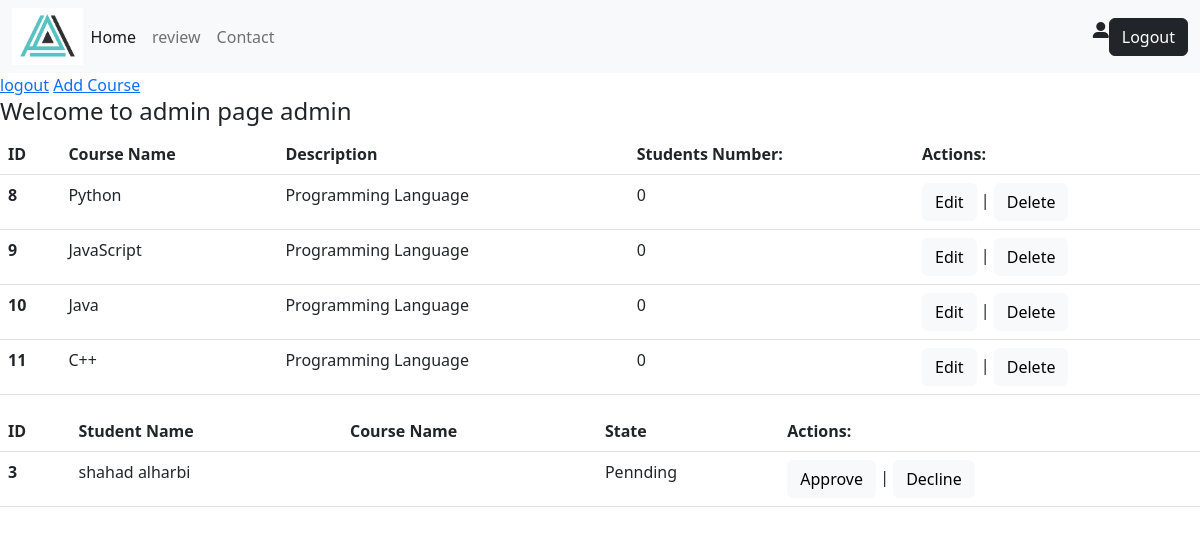
Page /admin (signed in) on the earlier database version.
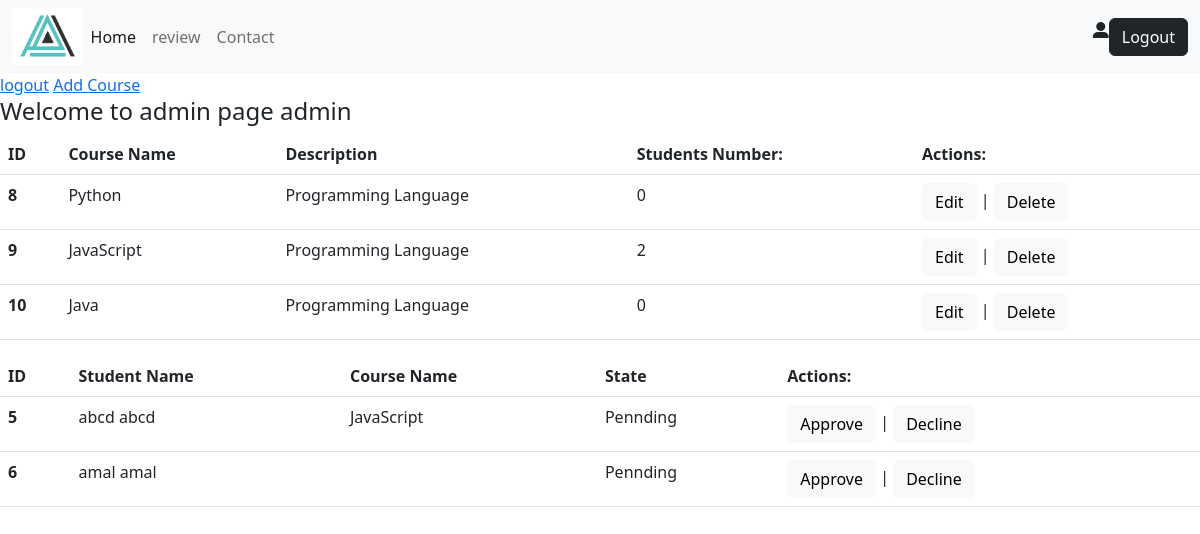
Same page on the later database version.
### admission_app/models.py (models this page shows)
class User(models.Model):
    first_name = models.CharField(max_length=255)
    last_name = models.CharField(max_length=255)
    email = models.CharField(max_length=255)
    phone = models.CharField(max_length=255)
    role = models.CharField(max_length=255) #student or manager.
    course = models.ForeignKey(Course, related_name="users", on_delete=models.CASCADE, null=True)
    state = models.CharField(null= True, max_length=255)
    password = models.CharField(max_length=255)
    created_at= models.DateTimeField(auto_now_add=True)
    updated_at = models.DateTimeField(auto_now=True)
    objects= userManager()

class Course(models.Model):
    name = models.CharField(max_length=255)
    desc=models.TextField()
    photo = models.ImageField(upload_to='images/', null=True)
    created_at= models.DateTimeField(auto_now_add=True)
    updated_at = models.DateTimeField(auto_now=True)

### admission_app/views.py (the view)
# urls.py: path('admin',views.admin),
def admin(request):
    if "userId" not in request.session:
        return HttpResponse("Please authenticate first")
    user = User.objects.get(id=request.session["userId"])
    courses =Course.objects.all()
    students = User.objects.filter(state="Pennding")
    if(user.role=="admin"):
        context = {
            "user": user,
            "courses":courses,
            "students":students,
        }
        return render(request, 'admin.html', context)
    return HttpResponse("Please authenticate first")

### admission_app/templates/admin.html
{%extends 'base.html'%}
{%block content%}
    <a href="/logout">logout</a>
    <a href="/add_course">Add Course</a>
    <h4>Welcome to admin page {{user.first_name}}</h4>
    <table class="table">
        <thead>
          <tr>
            <th scope="col">ID</th>
            <th scope="col">Course Name</th>
            <th scope="col">Description</th>
            <th scope="col">Students Number: </th>
            <th scope="col">Actions: </th>
          </tr>
        </thead>
        <tbody>
            {% for course in courses %}
          <tr>
            <th scope="row">{{course.id}}</th>
            <td>{{course.name}}</td>
            <td>{{course.desc}}</td>
            <td>{{course.users.all|length}} </td>
            <td>
              <a class="btn btn-primary btn-light" href="/edit_course/{{course.id}}">Edit</a> |
            <a class="btn btn-primary btn-light" href="/delete_course/{{course.id}}">Delete</a></td>
          </tr>
          {%endfor%}
        </tbody>
      </table>
      <table class="table">
        <thead>
          <tr>
            <th scope="col">ID</th>
            <th scope="col">Student Name</th>
            <th scope="col">Course Name</th>
            <th scope="col">State</th>
            <th scope="col">Actions: </th>
          </tr>
        </thead>
        <tbody>
            {% for student in students%}
          <tr>
            <th scope="row">{{student.id}}</th>
            <td>{{student.first_name}} {{student.last_name}}</td>
            <td>{{student.course.name}}</td>
            <td>{{student.state }}</td>
            <td><a class="btn btn-primary btn-light" href="/edit_state/{{student.id}}/approve">Approve</a> |
            <a class="btn btn-primary btn-light" href="/edit_state/{{student.id}}/decline">Decline</a></td>
          </tr>
          {%endfor%}
        </tbody>
      </table>
{%endblock%}

### admission_app/templates/base.html (shortened to what this page needs)
<!DOCTYPE html>
<html lang="en">
<head>
    <head>
      </head>
    <link href="https://cdn.jsdelivr.net/npm/bootstrap@5.2.0-beta1/dist/css/bootstrap.min.css" rel="stylesheet"
>
    <link rel="stylesheet" href="https://cdnjs.cloudflare.com/ajax/libs/font-awesome/5.15.4/css/all.min.css">
</head>
<body>
    {% if "userId" in request.session %}
    <nav class="navbar navbar-expand-lg navbar-light bg-light">
        <div class="container-fluid">
            <img src="media\images\nav_logo.png" alt="logo" style="width:6%; height:6%;">
            <div class="collapse navbar-collapse" id="navbarSupportedContent">
                <ul class="navbar-nav me-auto mb-2 mb-lg-0">
                    <li class="nav-item">
                        <a class="nav-link active" aria-current="page" href="/home">Home</a>
                    </li>
                    <li><a class="nav-link" href="#review" data-scroll="review">review</a></li>
                    <li><a class="nav-link" href="#contact" data-scroll="contact">Contact</a></li>
                </ul>
                <div class="mr-2 d-flex">
                    <div>
                        {% if 'role' == 'admin' %}
                        <a class="nav-link" href="/admin" >	<i class='fas fa-user-alt'></i></a>
                        {% else %}
                        <a class="nav-link" href="/student_profile/{{ request.session.userId}}" ><i class='fas fa-user-alt'></i></a>
                        {% endif %}
                    </div>
                    <div>
                        <a href="/logout" class="btn btn-dark"> Logout </a>
                    </div>
                </div>
            </div>
        </div>
    </nav>
    {% endif %}
        {% block content %}{% endblock %}
</body>
</html>

Differences in the rows shown:
removed Course: id "11", name "C++", desc "Programming Language", users.all|length "0"
no longer on this page (row edited): User: id "3", first_name "shahad", last_name "alharbi", state "Pennding"
changed Course "JavaScript": users.all|length "0" → "2"
added User: id "5", first_name "abcd", last_name "abcd", course.name "JavaScript", state "Pennding"
added User: id "6", first_name "amal", last_name "amal", state "Pennding"
